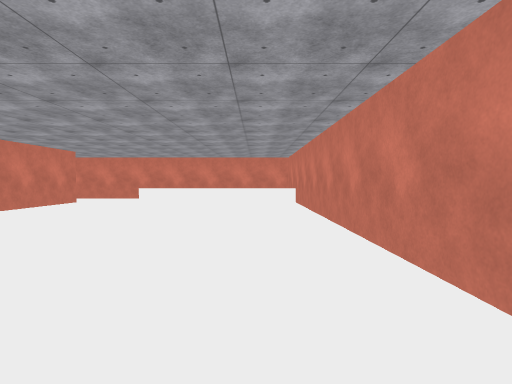
View 1 (above)

14 first-person views from a walk through a scene from a Unity 3-D project. The camera is 1.5 m above the floor, tilts 2° down and sees 80° across. The floor is counted in squares, 2 m on a side. Each view is taken from the middle of a square. On the plan, view 1 faces up. The plan holds only what a view shows up to about 10 squares ahead; the rest is blank. The place goes on beyond the plan. The player character is not drawn. Door leaves are left out, so doorways stand open. Surface patterns are stand-ins for the level's own textures.

View 2
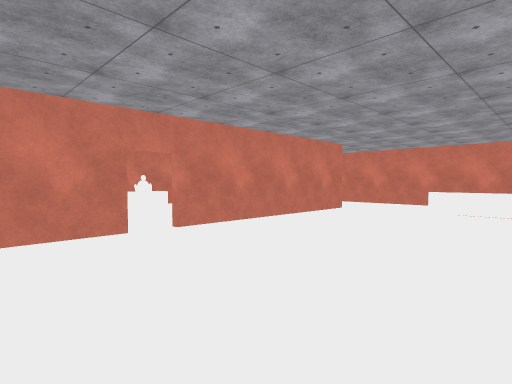

View 3
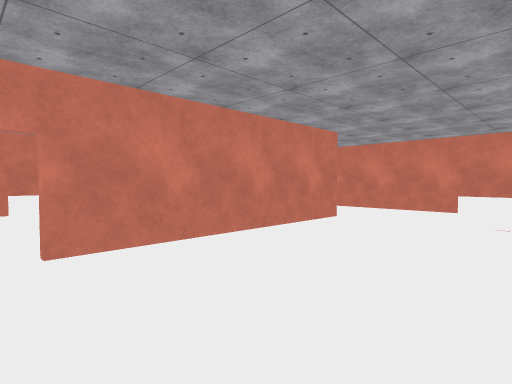

View 4
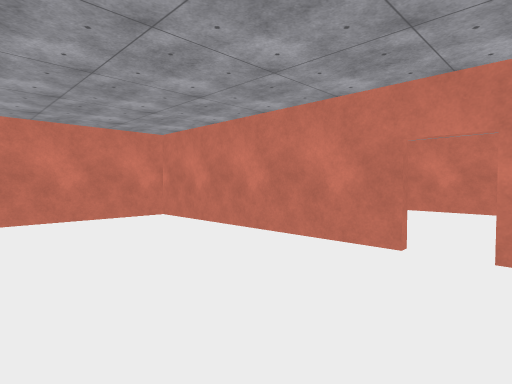

View 5
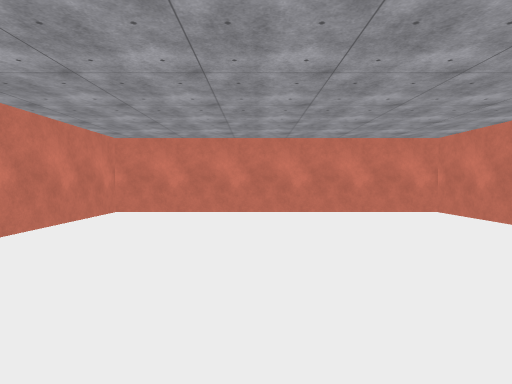

View 6
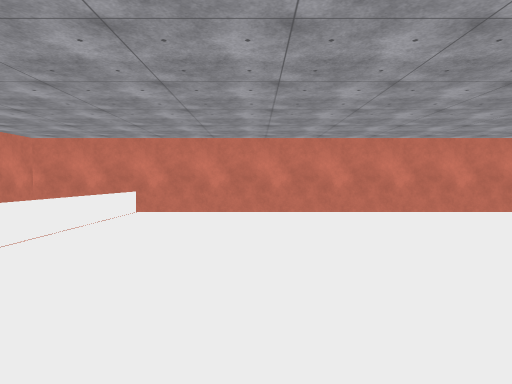

View 7
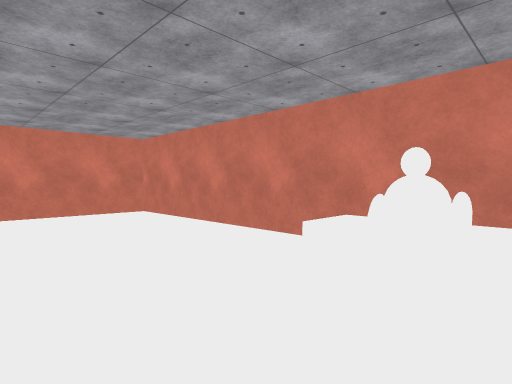

View 8
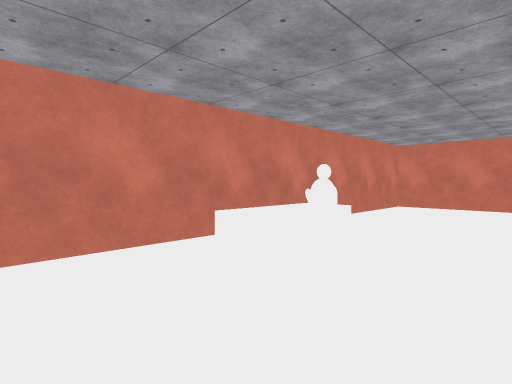

View 9
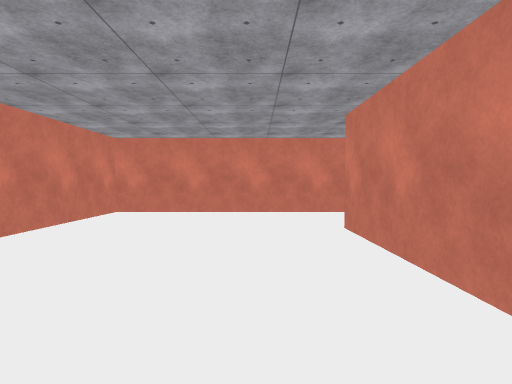

View 10
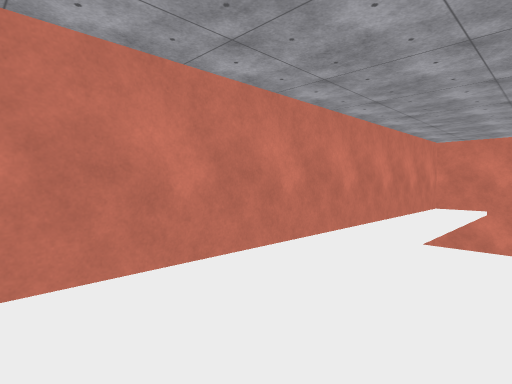

View 11
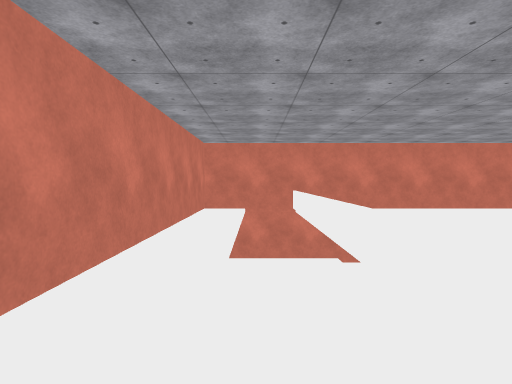

View 12
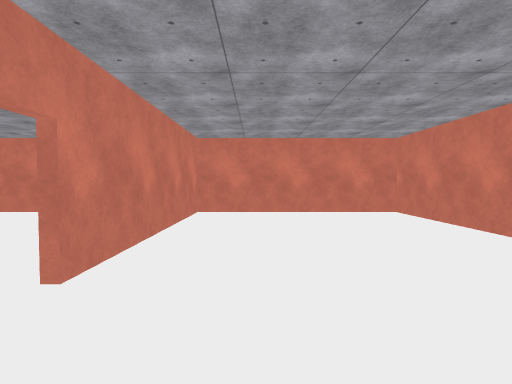

View 13
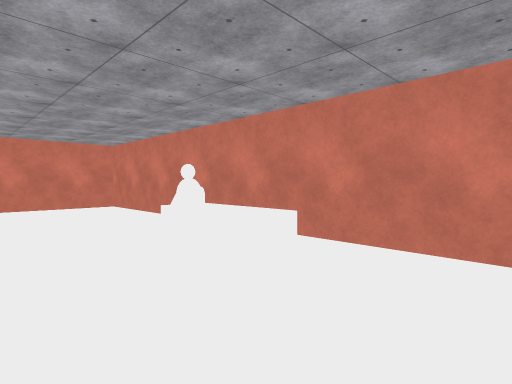

View 14
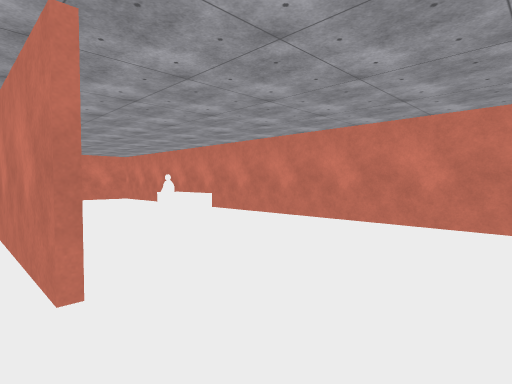

### Floor plan
Key: @ floor where view 1 was taken; # wall or solid block; . main floor; - floor 4.25 m lower than the main floor; / step, stairs or slope; D open door; O other object.
Columns run from 12 left of view 1 to 2 right of it. Each row starts with its distance up from view 1.
 14 ###############
 13 #.............#
 12 #.......///---#
 11 #.......//////#
 10 #....#........#
  9 #....#........#
  8 #....#........#
  7 DDO..#........#
  6 DDO..#........#
  5 #.............#
  4 #....#........#
  3 #....#.......DD
  2 #....#.......DD
  1 #....#........#
  0 #....#......@.#
 -1 ###############

Where each view was taken, in squares from view 1:
view 1: 0 up, 0 right, facing up
view 2: 3 up, 2 left, facing up-left
view 3: 5 up, 3 left, facing up-left
view 4: 6 up, 3 left, facing down-left
view 5: 7 up, 2 left, facing down
view 6: 8 up, 6 left, facing right
view 7: 7 up, 8 left, facing down-left
view 8: 4 up, 8 left, facing up-left
view 9: 6 up, 8 left, facing up
view 10: 11 up, 8 left, facing up-right
view 11: 12 up, 7 left, facing right
view 12: 7 up, 8 left, facing down
view 13: 9 up, 8 left, facing down-left
view 14: 13 up, 6 left, facing down-left
